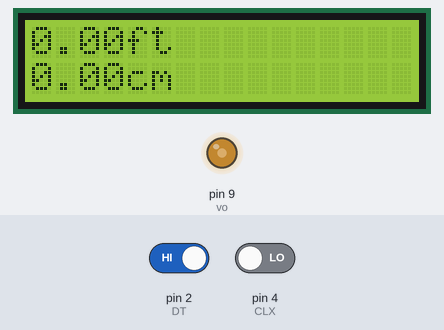
A sketch run on a simulated Arduino Uno, built with avr-gcc and run on an emulated ATmega328P. Parts: 16×2 character LCD, output pins drawn as LEDs (lit = HIGH). Inputs (shaded band) come from the test bench; at power-on: pin 2 (DT) HIGH, pin 4 (CLX) LOW. What the sketch prints to the serial monitor is not drawn.

Above: at 2.4 s.
2.5 s: pin 2 (DT) driven LOW
At 4.61 s:
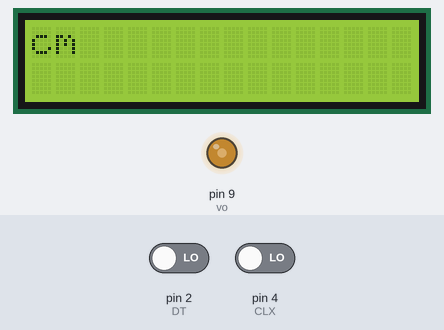
5.0 s: pin 4 (CLX) driven HIGH
At 5.51 s:
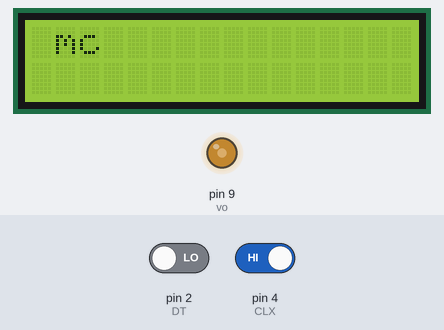
6.8 s: pin 2 (DT) driven HIGH
At 8.0 s:
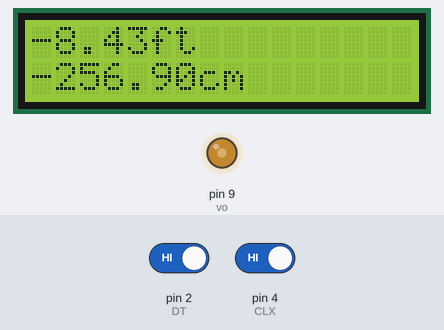
8.3 s: pin 2 (DT) driven LOW
At 8.8 s:
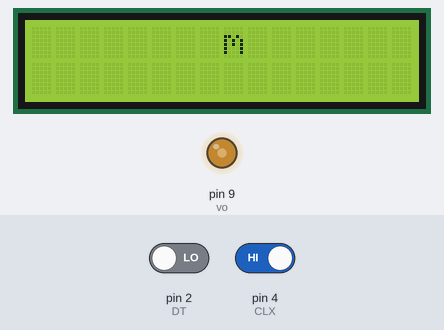
10.1 s: pin 2 (DT) driven HIGH
At 11.5 s:
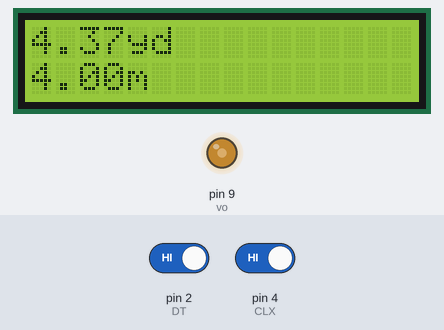
Timing chart, 0 to 12.6 s (numbered marks = the images above; inputs shaded):
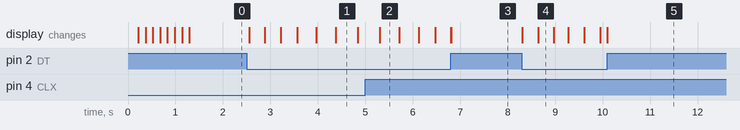

The sketch:

Odometro_Pro_2.ino
```cpp
/*ODOMETRO CON ky-040                                                                                                                                                  *                                                                                                                                                                  *
*Juan Camilo Serrano Correa
 juancamiloserranocorrea@gmail.com
 https://youtu.be/-JA2bEjkZhQ*/

/*ENCODER KY-040
  GND=GND
  +=5V
  SW=SIN USO
  DT=DIGITAL 2
  CLX=DIGITAL 4*/
#include <LiquidCrystal.h>  //Libreria para la utilizacion de la pantalla LCD
LiquidCrystal lcd(8, 3, 10, 5, 6, 7);  // Pines RS, E, D4, D5, D6, D7,, vo=9 (VSS-RW-K a tierra), (VDD-A a 5v)  de modulo 1602A
int vo = 9; // Salida PWM
int de = 150; //Retardo para animacion de odometro
float t = 0; // Variable de control de animacion
float sensitivity = 2.59496; //2.59496cm

int DT = 2;
int CLX = 4;
float distancia = 0; //Distancia en sistema SI
float distancia2 = 0;// Distancia en sistema americano

int PAST = 1; //Diferente valor de posicion para poder entrar en el if del void loop
volatile int NOW = 0; //variable global

void setup() {
  lcd.begin(16, 2);
  pinMode(vo, OUTPUT);
  analogWrite(vo, 120); //control de intesidad luminosa de la pantalla LCD por medio de señales PWM

  pinMode(DT, INPUT);
  pinMode(CLX, INPUT);
  Serial.begin(9600);
  attachInterrupt(digitalPinToInterrupt(DT), encoder, LOW);  //
  Serial.println("ODOMETRO");

  for (t = 0; t < 8; t += 2) { //Breve presentacion del odometro
    lcd.setCursor(t, 0);
    lcd.print("ODOMETRO");
    delay(de);
    lcd.clear();
  }
  for (t = 8; t > 0; t -= 2) {
    lcd.setCursor(t, 0);
    lcd.print("ODOMETRO");
    delay(de);
    lcd.clear();
  } lcd.clear();
  //  lcd.setCursor(0, 0);
  // lcd.print("ODOMETRO");
}

void loop() {

  if (NOW != PAST) { //control de distancia; evita que un dato se lea dos veces.
    /*Serial.print(POSICION); // imprime el numero de veces que pasa de 0-1, 20 = 1 vuelta
      Serial.print("\t "); */
    PAST = NOW;
    distancia = NOW * sensitivity; //se multiplica por la circuferencia de la rueda en cm
   distancia2 = NOW * sensitivity; // (2.pi.r)/20=2.59496cm;
    if (distancia < 100) { // conversion automatica de cm-ft a m-yd a km-milla, a conveniencia
      distancia2 = distancia2 / 30.48;

      lcd.setCursor(0, 0);
      lcd.print(distancia2);
      lcd.print("ft");

      lcd.setCursor(0, 1);
      lcd.print(distancia);
      lcd.print("cm");
    }
    else if (distancia < 100000) {
      distancia = distancia / 100;
      distancia2 = distancia2 / 91.44;

      lcd.setCursor(0, 0);
      lcd.print(distancia2);
      lcd.print("yd");

      lcd.setCursor(0, 1);
      lcd.print(distancia);
      lcd.print("m");
    } else {
      distancia = distancia / 10000;
      distancia2 = distancia2 / 160934.4;

      lcd.setCursor(0, 0);
      lcd.print(distancia2);
      lcd.print("milla");

      lcd.setCursor(0, 1);
      lcd.print(distancia);
      lcd.print("km");
    }
  }
}

void encoder() {//Rutina anti rebote y conteo hacia delante y atras.

  static unsigned long delayy = 0;
  unsigned long tiempo = millis();

  if (tiempo - delayy > 5) {
    if (digitalRead(CLX) == HIGH) {
      NOW++ ;
    }
    else {
      NOW-- ;
    }
    /* int sensorVal = digitalRead(12); //Opcion 2 de reinicio de conteo.
  if (sensorVal == LOW) {
    NOW = 0;
  }*/
    lcd.clear();
    delayy = tiempo;
  }
}
```

Measured:
- after the input at 2.5 s, the display: first changes after 0.05 s (image 1 shows a later state)
- after the input at 5.0 s, the display: changes after 0.31 s (image 2)
- after the input at 6.8 s, the display: first differs from a run without the input at once (image 3)
- after the input at 8.3 s, the display: first changes at once (image 4 shows a later state)
- after the input at 10.1 s, the display: changes at once (image 5)
- what the display in image 1 shows lasts 0.4 s, from 4.4 s to 4.8 s
- what the display in image 2 shows lasts 0.4 s, from 5.3 s to 5.7 s
